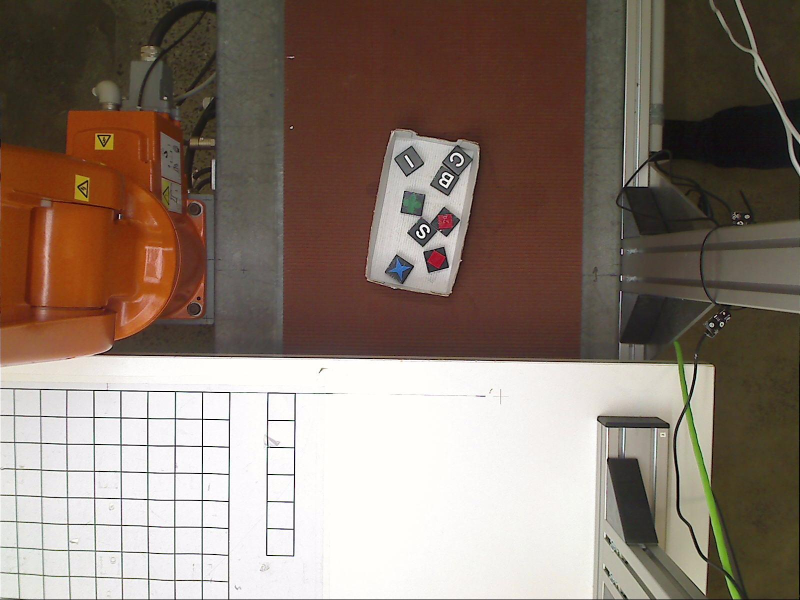
%> input picture Assignment 3/PicturesAss3/conIm1.jpg, 1600 x 1200 px (shown at 1/2 size)
$ octave --eval "result = detectBlock(imread('../PicturesAss3/conIm1.jpg'));"   (GNU Octave 9; MATLAB toolbox functions it lacks are replaced by stand-ins)
%> lines starting %> are read from the running program, lines starting %| are printed output that depends on the picture; in (x1, y1, x2, y2) boxes, pixels count from 0 and x2, y2 are one past the last pixel; in counts of white or black regions, pixels touching at a corner belong together; the program's own positions count from 1
function out = detectBlock(img)
% detectBlock:
% INPUT: img is n by n by 3 RGB image which has qwirkle blocks and letters to
%        identify
% OUTPUT: out is a numBlocks x 5 array containing
%           block centroid X (pixel coord)
%           block centroid Y (pixel coord)
%           block orientation (from -pi/4 to pi/4)
%           block type (0 is letter, 1 is shape block)
%           block reachable status (0 is unreachable, 1 is in range)

%     colourCNN = importCNNs();

    % find centroids
    [centroidL, a, letterType] = detectLetterBlocks(img);
    [centroidS, b, shapeType] = detectShapeBlocks(img);

    %Order the list from left to right
    types = [letterType; shapeType];
    centroids = sortrows([[centroidL; centroidS] types], 1,'ascend');
% [50 lines not run here, left out]
% [99 lines left out: functions isolateBlock, blockAngle, isReachable, not called in this run]

%-------------------------BLOCK DETECTION ------------------------

function [centroids, maskedImg, type] = detectLetterBlocks(img)
    %this function will: find the block centroid
    %                    segment the block
    %                    return single blocks for NN
    % NOTE ITS ONLY FOR LETTER BLOCKS


%convert into relevant colour spaces
    imgRGB =  img;
%> imgRGB is the input picture: size 1200x1600x3 uint8; mean R, G, B 136.6, 121, 110

    %first detect the blocks and their properties themselves
%   This is done by binarizing/filtering the image
     binaryBlockImg = binaryLBlockMask(imgRGB);
%> in binaryLBlockMask, `I = rgb2hsv(RGB);`: I: size 1200x1600x3 double; mean H, S, V 0.186, 0.295, 0.538
%> in binaryLBlockMask, `sliderBW = (I(:,:,1) >= channel1Min ) & (I(:,:,1) <= channel1Max) & (I..`:
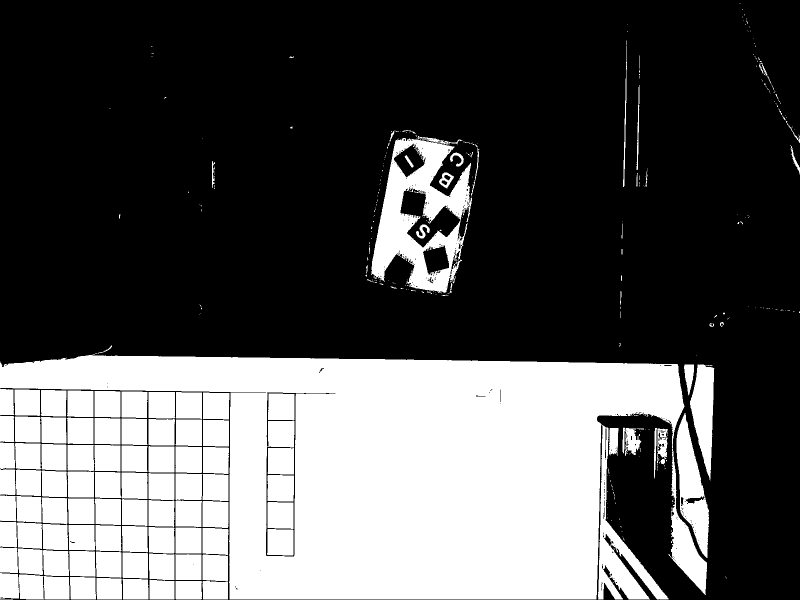
%> sliderBW: size 1200x1600 logical (shown at 1/2 size); 33.8% white; 407 white regions (284 under 20 px), largest, box (x1, y1, x2, y2) and area: (0, 707, 1414, 1199) 389107, (742, 276, 944, 586) 29071, (1196, 850, 1338, 1199) 11715
%> in binaryLBlockMask, `maskedRGBImage(repmat(~BW,[1 1 3])) = 0;`:
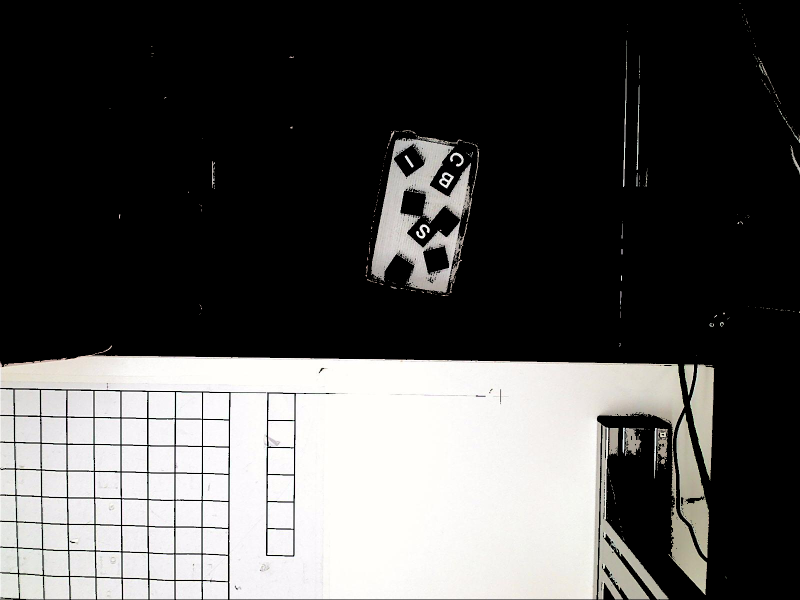
%> maskedRGBImage: size 1200x1600x3 uint8 (shown at 1/2 size); mean R, G, B 80.4, 79.8, 78.8

    %binaryBlockImg = GaussianFilter(binaryBlockImg, 3, 5); %gaussian fulters
    binaryBlockImg = bwareaopen(binaryBlockImg, 50);
    binaryBlockImg = imerode(~binaryBlockImg, ones(4));
%> binaryBlockImg: size 1200x1600 logical; 64.2% white; 18 black regions, largest, box (x1, y1, x2, y2) and area: (0, 689, 1415, 1200) 622451, (740, 270, 960, 587) 35690, (1351, 824, 1419, 1117) 10612
    binaryBlockImg = imdilate(binaryBlockImg, ones(5));
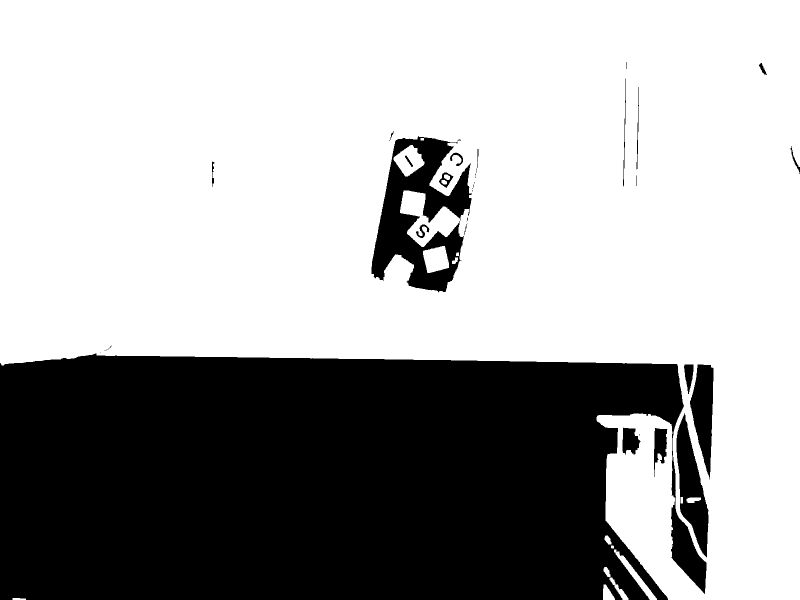
%> binaryBlockImg: size 1200x1600 logical (shown at 1/2 size); 65.4% white; 38 black regions (18 under 20 px), largest, box (x1, y1, x2, y2) and area: (0, 707, 1413, 1200) 614273, (743, 272, 944, 585) 29419, (1353, 826, 1417, 1115) 8964
    binaryBlockImg = ~binaryBlockImg;
%> binaryBlockImg: size 1200x1600 logical; 34.6% white; 38 white regions (18 under 20 px)
    %bwfilt to keep things in a range
    maskedImg = binaryBlockImg;


    %find the properties of the qwirkle blocks
    blocks = regionprops(binaryBlockImg, 'Area', 'BoundingBox', ...
                         'Centroid', 'Image', 'Orientation');
%> blocks = 38 regions; largest, box (x1, y1, x2, y2), Area, Centroid and Orientation: (0, 707, 1413, 1200) 614273 [639.2 958.5] 0.109, (743, 272, 944, 585) 29419 [840.2 432.8] 84.16, (1353, 826, 1417, 1115) 8964 [1383.9 975.8] -79.86
    centroids = [];
    type = [];

    for i = 1:size(blocks,1)
        if (blocks(i).Area < 800 && blocks(i).Area > 100)
            centroids = [centroids; blocks(i,:).Centroid];
            type = [type; 0]; %letter
        end
    end
%> this loop made 38 passes
%> (centroids, type) on passes 6, 9, 10, 11, 12: ([426.1 347.4], 0), ([426.1 347.4; 818.5 323], [0; 0]), ([426.1 347.4; 818.5 323; 845.8 462.9], [0; 0; 0]), ([426.1 347.4; 818.5 323; 845.8 462.9; 892.5 360], [0; 0; 0; 0]), ([426.1 347.4; 818.5 323; 845.8 462.9; 892.5 360; 915 317.4], [0; 0; 0; 0; 0])
%> type on passes 28, 30, 35, 37, 38: [0; 0; 0; 0; 0; 0], [0; 0; 0; 0; 0; 0; 0], [0; 0; 0; 0; 0; 0; 0; 0], [0; 0; 0; 0; 0; 0; 0; 0; 0], [0; 0; 0; 0; 0; 0; 0; 0; 0; 0]
%> after the loop, centroids = [426.1 347.4; 818.5 323; 845.8 462.9; 892.5 360; 915 317.4; 1249.8 273; 1276.2 265.6; 1378.3 751.1; 1525.9 138.5; 1591.1 322.5]
%> in detectBlock, `[centroidL, a, letterType] = detectLetterBlocks(img);`: centroidL has the same summary as centroids in detectLetterBlocks; letterType = [0; 0; 0; 0; 0; 0; 0; 0; 0; 0]

%     figure(10)
%     imshow(binaryBlockImg)

end

function [centroids, maskedImg, type] = detectShapeBlocks(img)
        %this function will: find the block centroid
    %                    segment the block
    %                    return single blocks for NN
    % NOTE ITS ONLY FOR LETTER BLOCKS


%convert into relevant colour spaces
    imgRGB =  img;

%first detect the blocks and their properties themselves
%   This is done by binarizing/filtering the image
     RBYOBlockImg = binaryRBYOBlockMask(imgRGB);
%> in binaryRBYOBlockMask, `sliderBW = (I(:,:,1) >= channel1Min ) & (I(:,:,1) <= channel1Max) & (I..`: sliderBW: size 1200x1600 logical; 22.5% white; 1428 white regions (1223 under 20 px), largest, box (x1, y1, x2, y2) and area: (565, 56, 1169, 692) 237136, (0, 161, 415, 730) 165271, (1370, 810, 1469, 1158) 5010
%> in binaryRBYOBlockMask, `maskedRGBImage(repmat(~BW,[1 1 3])) = 0;`:
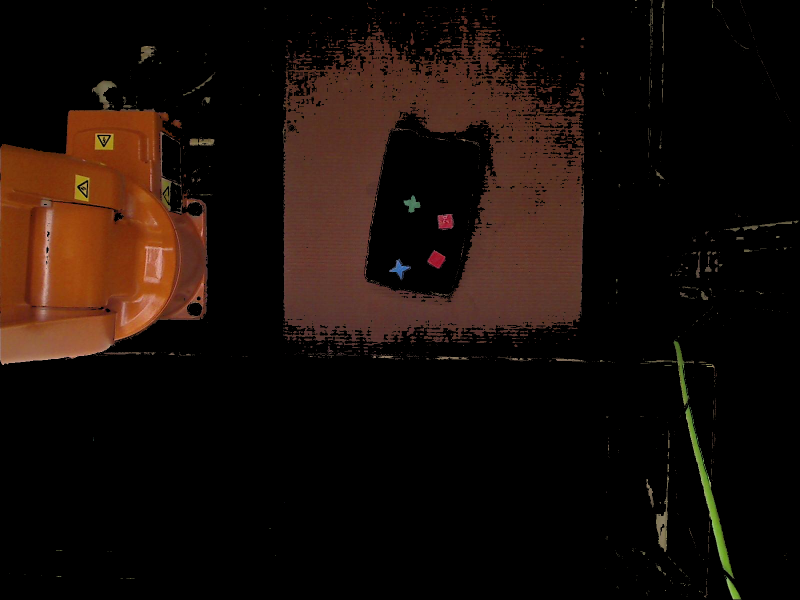
%> maskedRGBImage: size 1200x1600x3 uint8 (shown at 1/2 size); mean R, G, B 24.4, 13.5, 8.4
     GPBlockImg = binaryGPBlockMask(imgRGB);
%> in binaryGPBlockMask, `sliderBW = (I(:,:,1) >= channel1Min ) & (I(:,:,1) <= channel1Max) & (I..`: sliderBW: size 1200x1600 logical; 0.37% white; 620 white regions (542 under 20 px), largest, box (x1, y1, x2, y2) and area: (804, 384, 848, 428) 1181, (775, 514, 825, 563) 589, (1379, 805, 1417, 955) 405
     GBlockImg = binaryGBlockMask(imgRGB);
%> in binaryGBlockMask, `sliderBW = (I(:,:,1) >= channel1Min ) & (I(:,:,1) <= channel1Max) & (I..`:
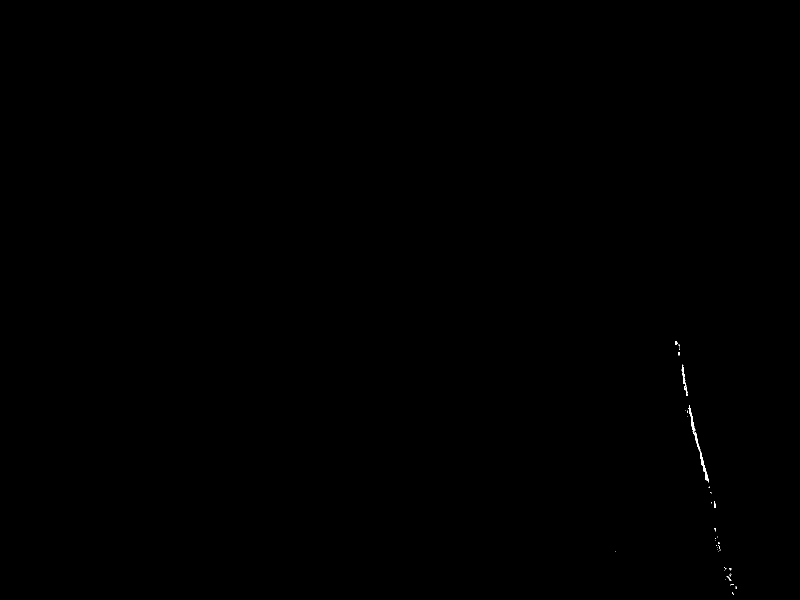
%> sliderBW: size 1200x1600 logical (shown at 1/2 size); 0.05% white; 39 white regions (33 under 20 px), largest, box (x1, y1, x2, y2) and area: (1377, 811, 1418, 965) 564, (1363, 729, 1376, 792) 187, (1350, 682, 1355, 690) 28, (1428, 1007, 1432, 1016) 28, (1453, 1152, 1463, 1162) 25, (1356, 704, 1360, 712) 21

     %OR all the filteres together to get all the shapes (hopefully)
     binaryBlockImg = RBYOBlockImg | GPBlockImg | GBlockImg;
%> binaryBlockImg: size 1200x1600 logical; 22.8% white; 1999 white regions (1726 under 20 px), largest, box (x1, y1, x2, y2) and area: (565, 56, 1169, 692) 237136, (0, 161, 416, 730) 165274, (1294, 674, 1469, 1158) 7297

    %binaryBlockImg = GaussianFilter(binaryBlockImg, 3, 5); %gaussian fulters
    binaryBlockImg = bwareaopen(binaryBlockImg, 50);
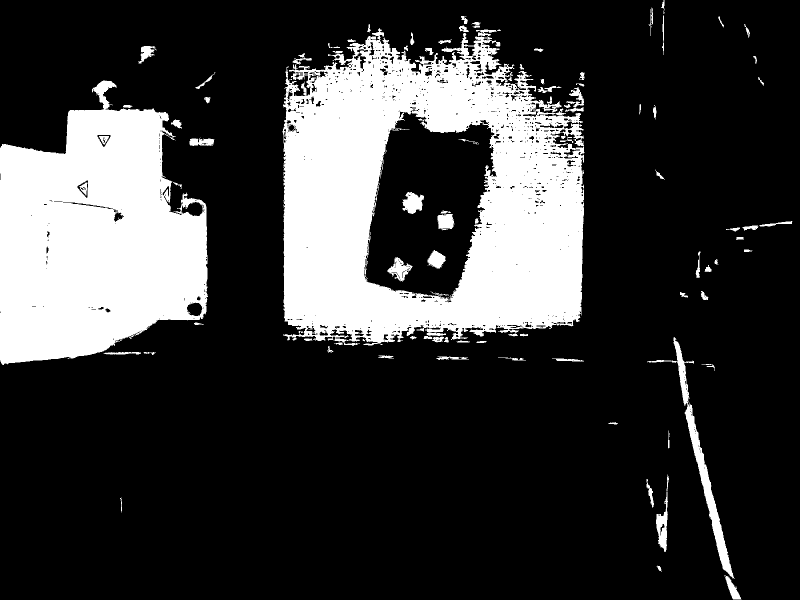
%> binaryBlockImg: size 1200x1600 logical (shown at 1/2 size); 22.2% white; 93 white regions, largest, box (x1, y1, x2, y2) and area: (565, 56, 1169, 692) 237136, (0, 161, 416, 730) 165274, (1294, 674, 1469, 1158) 7297
    binaryBlockImg = imerode(~binaryBlockImg, ones(4));
%> binaryBlockImg: size 1200x1600 logical; 75.5% white; 56 black regions, largest, box (x1, y1, x2, y2) and area: (563, 30, 1170, 693) 267070, (0, 159, 417, 731) 171482, (1292, 672, 1484, 1200) 10489
    binaryBlockImg = imdilate(binaryBlockImg, ones(5));
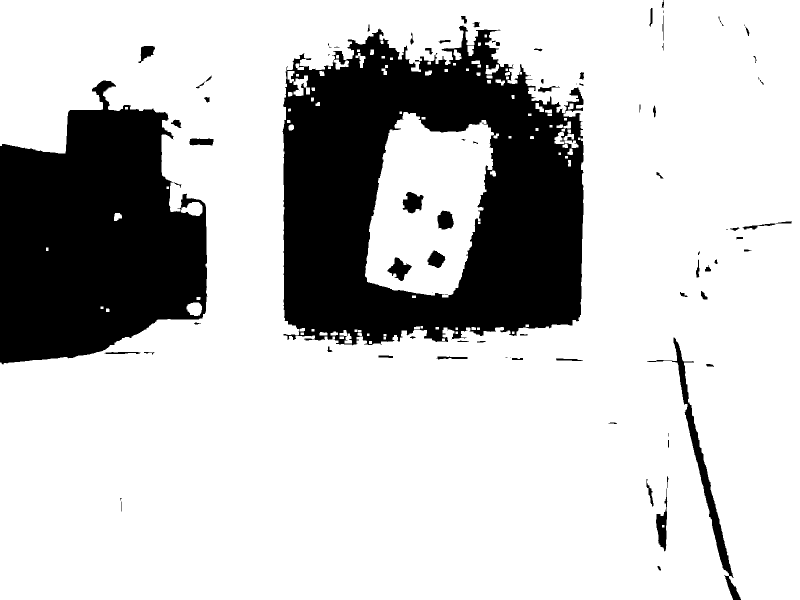
%> binaryBlockImg: size 1200x1600 logical (shown at 1/2 size); 77.6% white; 91 black regions (23 under 20 px), largest, box (x1, y1, x2, y2) and area: (565, 51, 1168, 691) 245335, (0, 161, 415, 729) 165876, (1294, 675, 1482, 1200) 7349
    binaryBlockImg = ~binaryBlockImg;
%> binaryBlockImg: size 1200x1600 logical; 22.4% white; 91 white regions (23 under 20 px)

    maskedImg = binaryBlockImg;

    %find the properties of the qwirkle blocks
    blocks = regionprops(binaryBlockImg, 'Area', 'BoundingBox', ...
                         'Centroid', 'Image', 'Orientation');
%> blocks = 91 regions; largest, box (x1, y1, x2, y2), Area, Centroid and Orientation: (565, 51, 1168, 691) 245335 [857.1 395.9] -16.75, (0, 161, 415, 729) 165876 [188.9 478.2] 75.44, (1294, 675, 1482, 1200) 7349 [1409.1 949.3] -76.57
    centroids = [];
    type = [];

    for i = 1:size(blocks,1)
        if (blocks(i).Area < 2000 && blocks(i).Area > 300)
            centroids = [centroids; blocks(i,:).Centroid];
            type = [type; 1];
        end
    end
%> this loop made 91 passes
%> (centroids, type) on passes 5, 9, 22, 23: ([293.8 105.1], 1), ([293.8 105.1; 403.4 284.3], [1; 1]), ([293.8 105.1; 403.4 284.3; 799.7 538.9], [1; 1; 1]), ([293.8 105.1; 403.4 284.3; 799.7 538.9; 826.1 405.8], [1; 1; 1; 1])
%> type on passes 27, 31: [1; 1; 1; 1; 1], [1; 1; 1; 1; 1; 1]
%> after the loop, centroids = [293.8 105.1; 403.4 284.3; 799.7 538.9; 826.1 405.8; 873.1 519.7; 891.3 441.4; 1325.2 1055.6]; type = [1; 1; 1; 1; 1; 1; 1]

    %debugging - plot the centroids
%     figure(11)
%     imshow(binaryBlockImg)

end

% ------------------------- IMAGE MASKS -------------------------------
% Letter Block
function [BW,maskedRGBImage] = binaryLBlockMask(RGB)
%createMask  Threshold RGB image using auto-generated code from colorThresholder app.
%  [BW,MASKEDRGBIMAGE] = createMask(RGB) thresholds image RGB using
%  auto-generated code from the colorThresholder app. The colorspace and
%  range for each channel of the colorspace were set within the app. The
%  segmentation mask is returned in BW, and a composite of the mask and
%  original RGB images is returned in maskedRGBImage.

% Auto-generated by colorThresholder app on 27-Aug-2018
%------------------------------------------------------


% Convert RGB image to chosen color space
I = rgb2hsv(RGB);

% Define thresholds for channel 1 based on histogram settings
channel1Min = 0.000;
channel1Max = 1.000;

% Define thresholds for channel 2 based on histogram settings
channel2Min = 0.000;
channel2Max = 0.224;

% Define thresholds for channel 3 based on histogram settings
channel3Min = 0.654;
channel3Max = 1.000;

% Create mask based on chosen histogram thresholds
sliderBW = (I(:,:,1) >= channel1Min ) & (I(:,:,1) <= channel1Max) & ...
    (I(:,:,2) >= channel2Min ) & (I(:,:,2) <= channel2Max) & ...
    (I(:,:,3) >= channel3Min ) & (I(:,:,3) <= channel3Max);
BW = sliderBW;

% Initialize output masked image based on input image.
maskedRGBImage = RGB;

% Set background pixels where BW is false to zero.
maskedRGBImage(repmat(~BW,[1 1 3])) = 0;

end
% Shape Block / Red Blue Yellow Orange
function [BW,maskedRGBImage] = binaryRBYOBlockMask(RGB)
%createMask  Threshold RGB image using auto-generated code from colorThresholder app.
%  [BW,MASKEDRGBIMAGE] = createMask(RGB) thresholds image RGB using
%  auto-generated code from the colorThresholder App. The colorspace and
%  minimum/maximum values for each channel of the colorspace were set in the
%  App and result in a binary mask BW and a composite image maskedRGBImage,
%  which shows the original RGB image values under the mask BW.

% Auto-generated by colorThresholder app on 09-Sep-2018
%------------------------------------------------------


% Convert RGB image to chosen color space
I = rgb2hsv(RGB);

% Define thresholds for channel 1 based on histogram settings
channel1Min = 0.000;
channel1Max = 1.000;

% Define thresholds for channel 2 based on histogram settings
channel2Min = 0.264;
channel2Max = 1.000;

% Define thresholds for channel 3 based on histogram settings
channel3Min = 0.322;
channel3Max = 1.000;

% Create mask based on chosen histogram thresholds
sliderBW = (I(:,:,1) >= channel1Min ) & (I(:,:,1) <= channel1Max) & ...
    (I(:,:,2) >= channel2Min ) & (I(:,:,2) <= channel2Max) & ...
    (I(:,:,3) >= channel3Min ) & (I(:,:,3) <= channel3Max);
BW = sliderBW;

% Initialize output masked image based on input image.
maskedRGBImage = RGB;

% Set background pixels where BW is false to zero.
maskedRGBImage(repmat(~BW,[1 1 3])) = 0;

end
% Shape Block / Green Purple
function [BW,maskedRGBImage] = binaryGPBlockMask(RGB)
%createMask  Threshold RGB image using auto-generated code from colorThresholder app.
%  [BW,MASKEDRGBIMAGE] = createMask(RGB) thresholds image RGB using
%  auto-generated code from the colorThresholder App. The colorspace and
%  minimum/maximum values for each channel of the colorspace were set in the
%  App and result in a binary mask BW and a composite image maskedRGBImage,
%  which shows the original RGB image values under the mask BW.

% Auto-generated by colorThresholder app on 09-Sep-2018
%------------------------------------------------------


% Convert RGB image to chosen color space
I = rgb2hsv(RGB);

% Define thresholds for channel 1 based on histogram settings
channel1Min = 0.252;
channel1Max = 0.867;

% Define thresholds for channel 2 based on histogram settings
channel2Min = 0.098;
channel2Max = 0.404;

% Define thresholds for channel 3 based on histogram settings
channel3Min = 0.244;
channel3Max = 1.000;

% Create mask based on chosen histogram thresholds
sliderBW = (I(:,:,1) >= channel1Min ) & (I(:,:,1) <= channel1Max) & ...
    (I(:,:,2) >= channel2Min ) & (I(:,:,2) <= channel2Max) & ...
    (I(:,:,3) >= channel3Min ) & (I(:,:,3) <= channel3Max);
BW = sliderBW;

% Initialize output masked image based on input image.
maskedRGBImage = RGB;

% Set background pixels where BW is false to zero.
maskedRGBImage(repmat(~BW,[1 1 3])) = 0;

end
% Shape Block / Green
function [BW,maskedRGBImage] = binaryGBlockMask(RGB)
%createMask  Threshold RGB image using auto-generated code from colorThresholder app.
%  [BW,MASKEDRGBIMAGE] = createMask(RGB) thresholds image RGB using
%  auto-generated code from the colorThresholder App. The colorspace and
%  minimum/maximum values for each channel of the colorspace were set in the
%  App and result in a binary mask BW and a composite image maskedRGBImage,
%  which shows the original RGB image values under the mask BW.

% Auto-generated by colorThresholder app on 09-Sep-2018
%------------------------------------------------------


% Convert RGB image to chosen color space
I = rgb2hsv(RGB);

% Define thresholds for channel 1 based on histogram settings
channel1Min = 0.246;
channel1Max = 0.412;

% Define thresholds for channel 2 based on histogram settings
channel2Min = 0.544;
channel2Max = 1.000;

% Define thresholds for channel 3 based on histogram settings
channel3Min = 0.167;
channel3Max = 1.000;

% Create mask based on chosen histogram thresholds
sliderBW = (I(:,:,1) >= channel1Min ) & (I(:,:,1) <= channel1Max) & ...
    (I(:,:,2) >= channel2Min ) & (I(:,:,2) <= channel2Max) & ...
    (I(:,:,3) >= channel3Min ) & (I(:,:,3) <= channel3Max);
BW = sliderBW;

% Initialize output masked image based on input image.
maskedRGBImage = RGB;

% Set background pixels where BW is false to zero.
maskedRGBImage(repmat(~BW,[1 1 3])) = 0;

end
% Letter Block Outline
% [40 lines left out: function binaryLOutlineMask, not called in this run]


% ------------------------ NEURAL NET -------------------------------
% [12 lines left out: functions importCNNs, classifyColour, not called in this run]
%> in detectBlock, `[centroidS, b, shapeType] = detectShapeBlocks(img);`: centroidS has the same summary as centroids in detectShapeBlocks
%> in detectBlock, `types = [letterType; shapeType];`: types = 17 values from 0 to 1
%> the run ends on the next line
